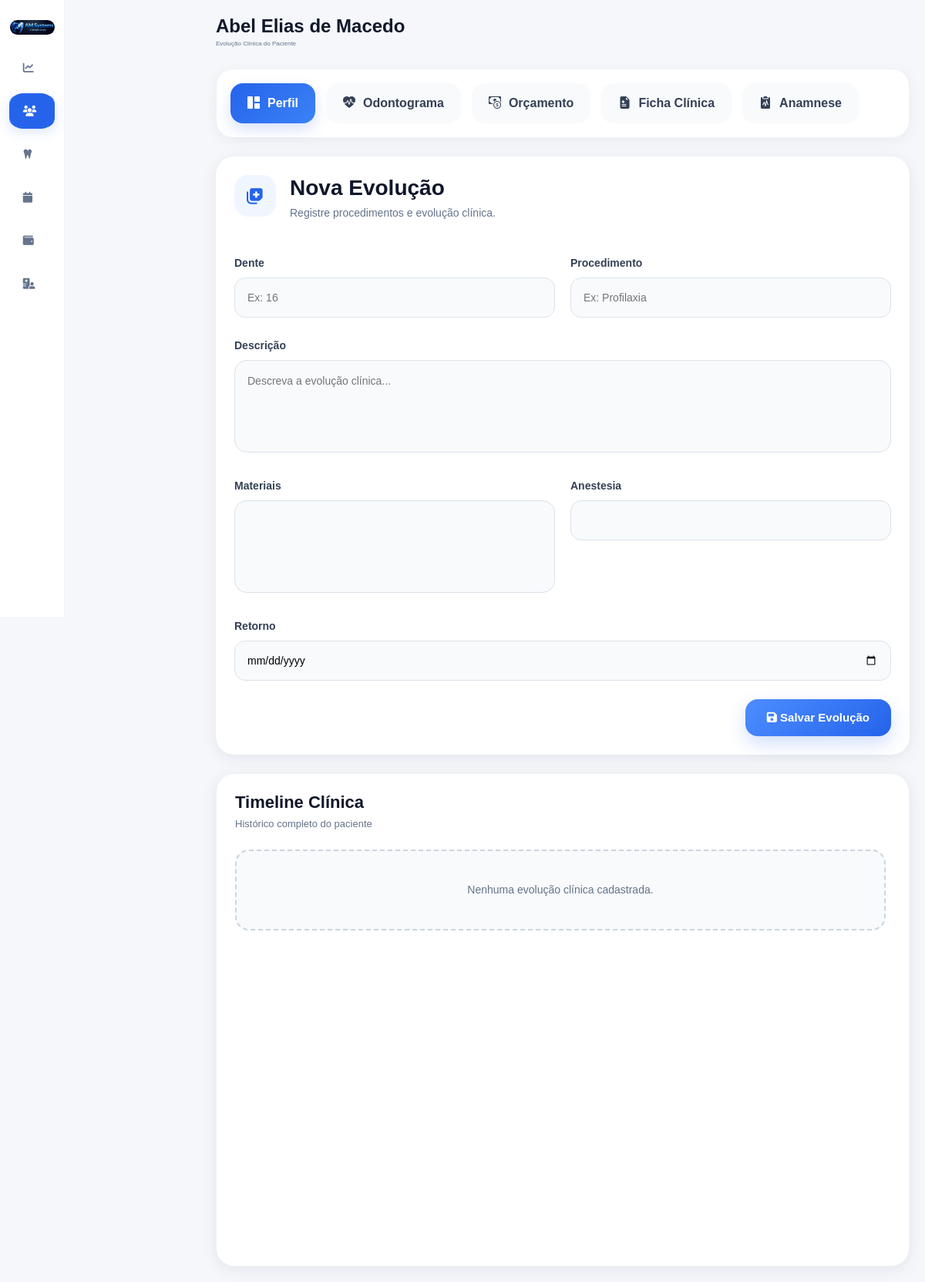
Page /pacientes/2/ficha-clinica/ on the earlier database version.
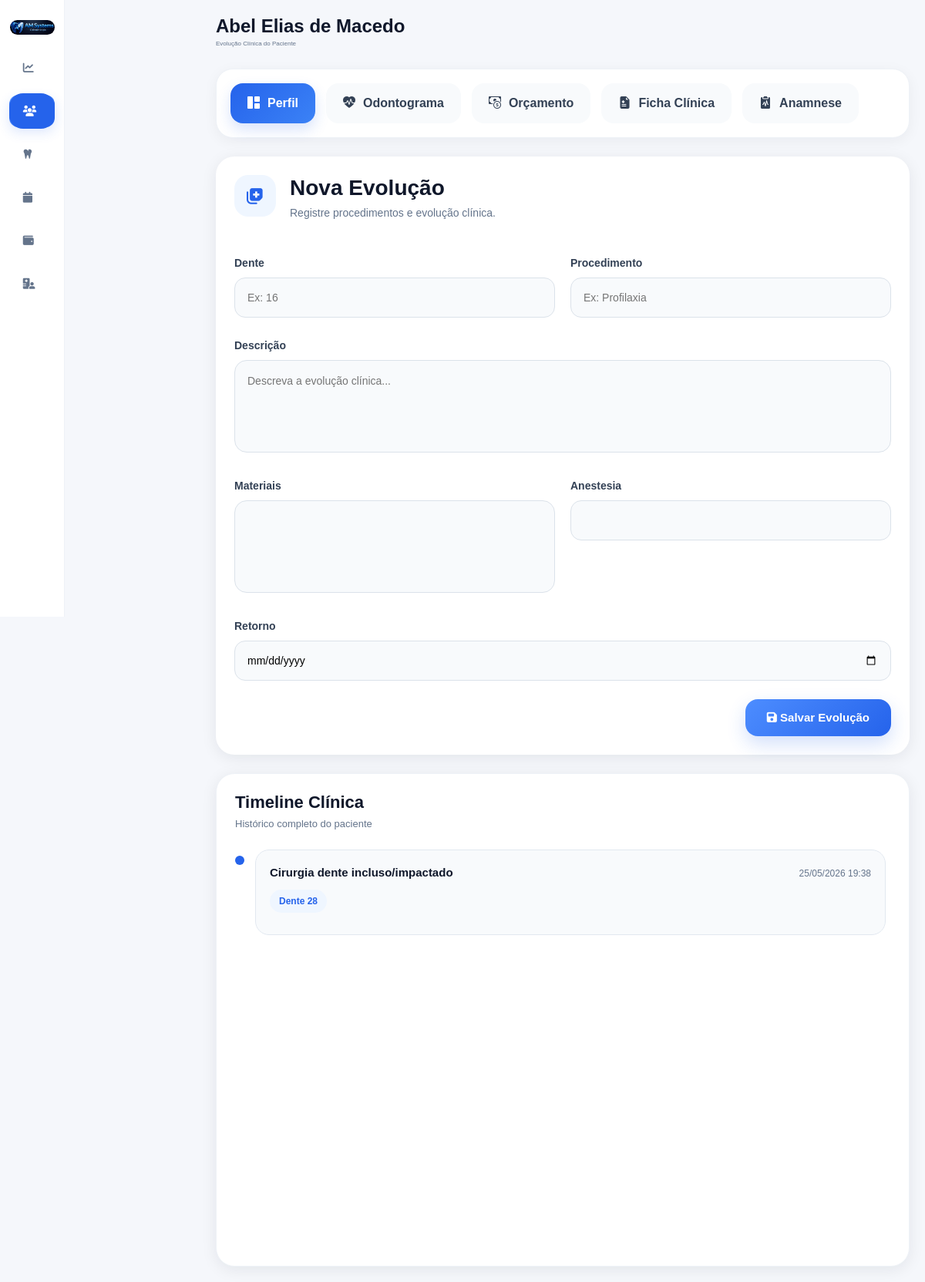
Same page on the later database version.
### accounts/models.py (models this page shows, shortened)
class EvolucaoClinica(models.Model):
    paciente = models.ForeignKey(
        Paciente,
        on_delete=models.CASCADE,
        related_name='evolucoes'
    )
    dente = models.CharField(
        max_length=10,
        blank=True
    )
    procedimento = models.ForeignKey(
        'Procedimento',
        on_delete=models.SET_NULL,
        null=True,
        blank=True
    )
    descricao = models.TextField(
        blank=True
    )
    materiais = models.TextField(
        blank=True
    )
    anestesia = models.CharField(
        max_length=255,
        blank=True
    )
    retorno = models.DateField(
        null=True,
        blank=True
    )
    criado_em = models.DateTimeField(
        auto_now_add=True
    )

class Procedimento(models.Model):
    CATEGORIAS = [
        ('dentistica', 'Dentística'),
        ('endodontia', 'Endodontia'),
        ('periodontia', 'Periodontia'),
        ('cirurgia', 'Cirurgia'),
        ('protese', 'Prótese'),
        ('implantodontia', 'Implantodontia'),
        ('ortodontia', 'Ortodontia'),
        ('geral', 'Geral')
    ]
    TIPOS = [
        ('dente', 'Por Dente'),
        ('hemiarcada', 'Hemi-Arcada'),
        ('geral', 'Geral'),
        ('cirurgia', 'Cirurgia')
    ]
    POSICOES = [
        ('coroa', 'Coroa'),
        ('raiz', 'Raiz'),
        ('oclusal', 'Oclusal'),
        ('vestibular', 'Vestibular'),
        ('lingual', 'Lingual'),
        ('centro', 'Centro')
    ]
    STATUS = [
        ('realizar', 'A Realizar'),
        ('andamento', 'Em Andamento'),
        ('realizado', 'Realizado'),
        ('cancelado', 'Cancelado'),
        ('reavaliar', 'Reavaliar')
    ]
    nome = models.CharField(
        max_length=255
    )
    categoria = models.CharField(
        max_length=100,
        choices=CATEGORIAS,
        default='geral'
    )
    tipo = models.CharField(
        max_length=50,
        choices=TIPOS,
        default='dente'
    )
    status = models.CharField(
        max_length=30,
        choices=STATUS,
        default='realizar'
    )
    icone = models.CharField(
        max_length=100,
        blank=True,
        null=True
    )
    arquivo_icone = models.CharField(
        max_length=255,
        blank=True,
        null=True
    )
    posicao_icone = models.CharField(
        max_length=30,
        choices=POSICOES,
        default='centro'
    )
    valor_particular = models.DecimalField(
        max_digits=10,
        decimal_places=2,
        default=0
    )
    valor_convenio = models.DecimalField(
        max_digits=10,
        decimal_places=2,
        default=0
    )
    tempo_estimado = models.IntegerField(
        default=60,
        help_text='Tempo em minutos'
    )
    custo_clinico = models.DecimalField(
        max_digits=10,
        decimal_places=2,
        default=0
    )
    ativo = models.BooleanField(
        default=True
    )
    ordem = models.IntegerField(
        default=0
    )
    criado_em = models.DateTimeField(
        auto_now_add=True
    )
    class Meta:
        ordering = ['categoria', 'ordem', 'nome']
        verbose_name = 'Procedimento'
        verbose_name_plural = 'Procedimentos'
    def __str__(self):
        return self.nome

### accounts/views.py (the view, shortened to what this page needs)
def ficha_clinica(request, id):
    paciente = Paciente.objects.get(id=id)
    evolucoes = EvolucaoClinica.objects.filter(
        paciente=paciente
    ).order_by('-criado_em')
    context = {
        'paciente': paciente,
        'evolucoes': evolucoes
    }
    return render(
        request,
        'accounts/ficha_clinica.html',
        context
    )

### accounts/templates/accounts/ficha_clinica.html (shortened to what the changed rows need)
{% extends 'accounts/base.html' %}
{% load static %}
{% block content %}
<div class="page-header mb-4">
    <div>
        <h2 class="patient-name">
            {{ paciente.nome }}
        </h2>
    </div>
</div>
<div class="ficha-layout">
    <div class="timeline-card">
        <div class="timeline-body">
            {% for evolucao in evolucoes %}
            <div class="timeline-item">
                <div class="timeline-dot"></div>
                <div class="timeline-content">
                    <div class="timeline-top">
                        <strong>
                            {{ evolucao.procedimento }}
                        </strong>
                        <span>
                            {{ evolucao.criado_em|date:"d/m/Y H:i" }}
                        </span>
                    </div>
                    {% if evolucao.dente %}
                    <div class="timeline-dente">
                        Dente {{ evolucao.dente }}
                    </div>
                    {% endif %}
                </div>
            </div>
            {% empty %}
            <div class="empty-timeline">
                Nenhuma evolução clínica cadastrada.
            </div>
            {% endfor %}
        </div>
    </div>
</div>
{% endblock %}

Differences in the rows shown:
added EvolucaoClinica: procedimento "Cirurgia dente incluso/impactado", criado_em "25/05/2026 19:38", dente "28"
Other differences:
text no longer shown: "Nenhuma evolução clínica cadastrada."
